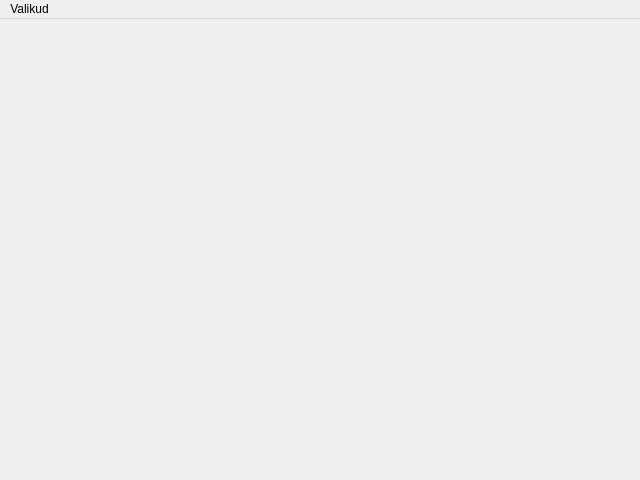
<?xml version="1.0" encoding="UTF-8"?>
<ui version="4.0">
 <class>peaAken</class>
 <widget class="QMainWindow" name="peaAken">
  <property name="geometry">
   <rect>
    <x>0</x>
    <y>0</y>
    <width>640</width>
    <height>480</height>
   </rect>
  </property>
  <property name="windowTitle">
   <string>peaAken</string>
  </property>
  <widget class="QWidget" name="centralwidget">
   <property name="enabled">
    <bool>true</bool>
   </property>
  </widget>
  <widget class="QMenuBar" name="menubar">
   <property name="geometry">
    <rect>
     <x>0</x>
     <y>0</y>
     <width>640</width>
     <height>25</height>
    </rect>
   </property>
   <widget class="QMenu" name="menuValikud">
    <property name="title">
     <string>Valikud</string>
    </property>
    <addaction name="actionUus_m_ng"/>
    <addaction name="actionV_lju"/>
   </widget>
   <addaction name="menuValikud"/>
  </widget>
  <action name="actionV_lju">
   <property name="text">
    <string>Välju</string>
   </property>
  </action>
  <action name="actionUus_m_ng">
   <property name="text">
    <string>Uus mäng</string>
   </property>
  </action>
 </widget>
 <resources/>
 <connections/>
</ui>
